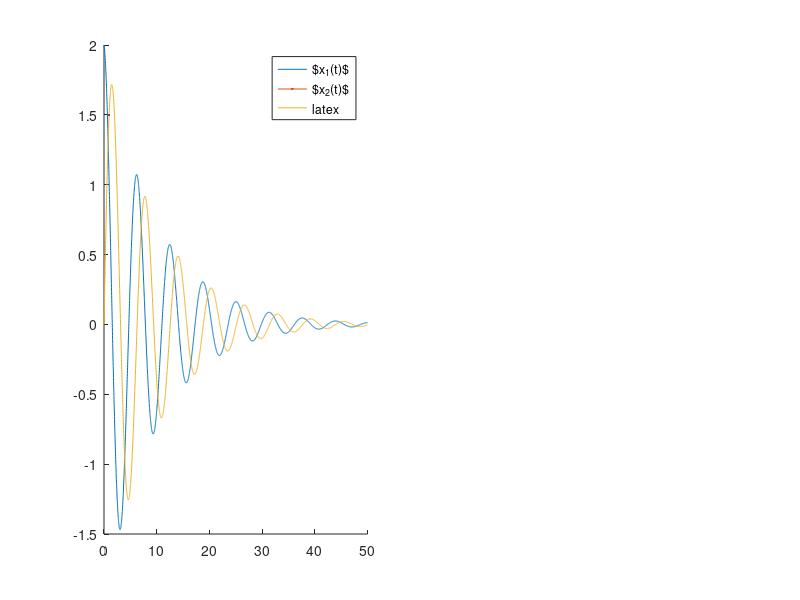

This chart was generated by the following MATLAB code: (Note: this script raises an error after producing the figure.)
clc, clear, close

numpoints = 3000;
T = 50;
t = linspace(0, T, numpoints);
x1 = @(t) 2*exp(-0.1*t).*cos(t);
x2 = @(t) 2*exp(-0.1*t).*sin(t);

LineWidth = 1.5;
fig = figure('Position',[504, 471,1030, 420]);
subplot(1,2,1)
hold(gca, "on")
plot(t, x1(t), LineWidth=LineWidth)
plot(t, x2(t), LineWidth=LineWidth)
legend('$x_1(t)$', '$x_2(t)$', ...
    Interpreter='latex')
xlabel('$t$', Interpreter='latex')
ylabel('$x$', Interpreter='latex')
title('State variables varies over time')

subplot(1,2,2)
hold(gca, "on")
plot(x1(t), x2(t), LineWidth=LineWidth)
scatter(x1(t(1)), x2(t(1)), 'filled')
scatter(x1(t(end)), x2(t(end)), 'filled')
legend('Phase trajectory', 'Initial point', 'End point')
xlabel('$x_1$', Interpreter='latex')
ylabel('$x_2$', Interpreter='latex')
title('Phase plain')

